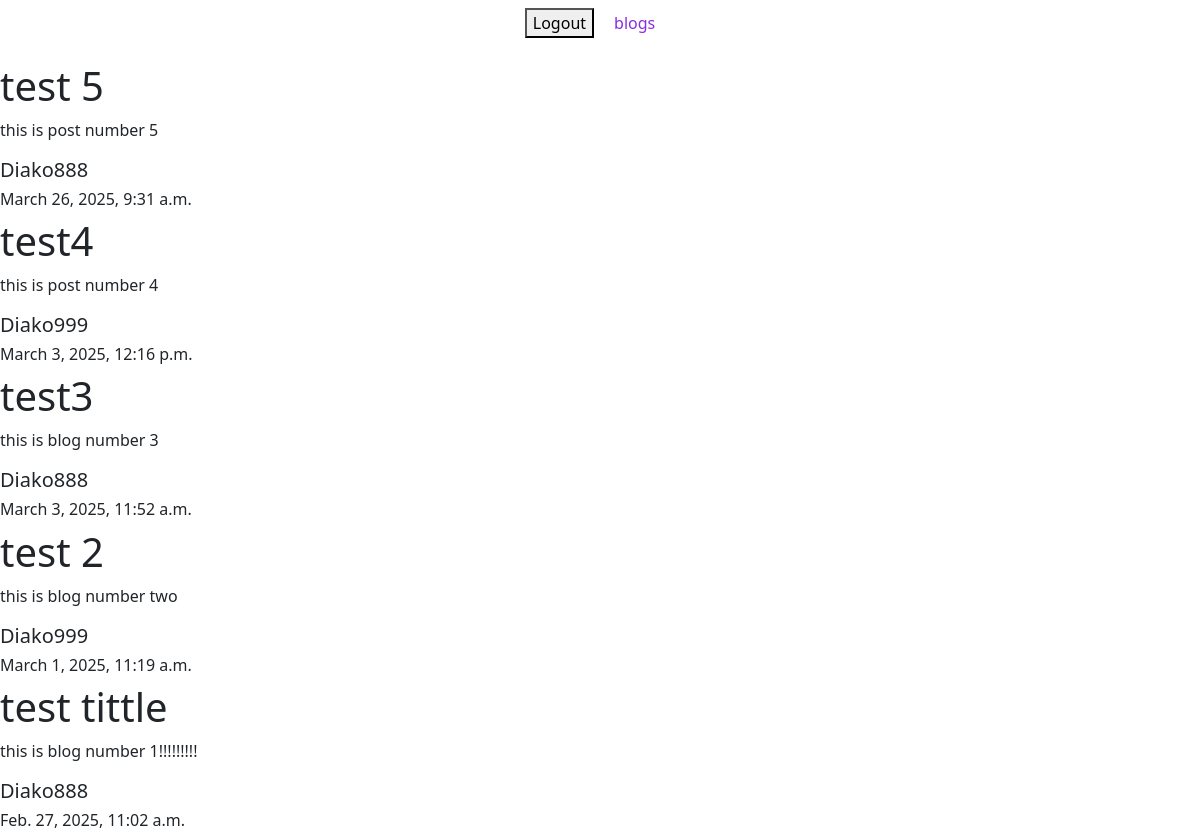
The page /blogs/ (signed in) on the database its author committed.
### blogs/models.py (models this page shows, shortened)
class Blog(models.Model):
    title = models.CharField(max_length=255)
    content = models.TextField(max_length=500)
    created_at = models.DateTimeField(auto_now_add=True)
    updated_at = models.DateTimeField(auto_now=True)
    author = models.ForeignKey(User, on_delete=models.CASCADE)

### blogs/views.py (the view)
# urls.py: path('blogs/', include('blogs.urls')),
@login_required
def blogs(request):
    blogs = Blog.objects.all().order_by('-created_at')
    return render(request, 'blogs/blogs.html', {'blogs': blogs})

### templates/blogs/blogs.html
{% extends 'base.html' %}
{% block content %}
    {% for blog in blogs %}
        <h1>{{blog.title}}</h1>
        <p>{{ blog.content }}</p>
        <h5> {{blog.author}} </h5>
        <h6> {{blog.created_at}} </h6>
    {% endfor %}
{% endblock %}

### rows shown on the page
Blog: title "test 5", content "this is post number 5", author "Diako888", created_at "March 26, 2025, 9:31 a.m."
Blog: title "test4", content "this is post number 4", author "Diako999", created_at "March 3, 2025, 12:16 p.m."
Blog: title "test3", content "this is blog number 3", author "Diako888", created_at "March 3, 2025, 11:52 a.m."
Blog: title "test 2", content "this is blog number two", author "Diako999", created_at "March 1, 2025, 11:19 a.m."
Blog: title "test tittle", content "this is blog number 1!!!!!!!!!", author "Diako888", created_at "Feb. 27, 2025, 11:02 a.m."
